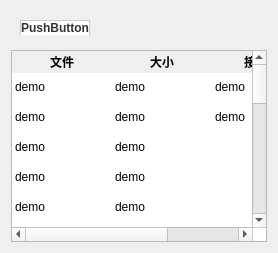
                        <widget class="QFrame" name="verticalFrame_21">
                         <property name="minimumSize">
                          <size>
                           <width>0</width>
                           <height>0</height>
                          </size>
                         </property>
                         <layout class="QVBoxLayout" name="verticalLayout_35">
                          <item>
                           <widget class="QFrame" name="horizontalFrame_4">
                            <property name="minimumSize">
                             <size>
                              <width>0</width>
                              <height>28</height>
                             </size>
                            </property>
                            <layout class="QHBoxLayout" name="horizontalLayout_9" stretch="1,9">
                             <item>
                              <widget class="QPushButton" name="pushButton">
                               <property name="styleSheet">
                                <string notr="true">QPushButton {
    background-color: white;
    border: 1px solid #cccccc;
    border-bottom: none;
    font-weight: bold;
    padding: 0.4em 1.2em;  /* 相对单位 */
    color: #333333;
    border-top-left-radius: 0.3em;
    border-top-right-radius: 0.3em;
}</string>
                               </property>
                               <property name="text">
                                <string>PushButton</string>
                               </property>
                              </widget>
                             </item>
                             <item>
                              <widget class="QLabel" name="label_2">
                               <property name="text">
                                <string/>
                               </property>
                              </widget>
                             </item>
                            </layout>
                           </widget>
                          </item>
                          <item>
                           <widget class="HoverableTable" name="tableWidget_5">
                            <property name="styleSheet">
                             <string notr="true">/* 使用系统颜色和相对单位 */
QTableWidget {
    background-color: palette(base);
    gridline-color: palette(mid);
    border: 1px solid palette(mid);
    alternate-background-color: palette(alternate-base);
    font: inherit; /* 继承系统字体设置 */
	gridline-color: transparent;
	show-decoration-selected: 1;
}

/* 表头样式 - 使用系统调色板 */
QHeaderView::section {
    background-color: palette(button);
    border-left: none;
    padding: 0.2em; /* 使用相对单位 em */
    font-weight: bold;
    color: palette(text);
    min-height: 1.5em; /* 相对高度 */
	border: none; /* 表头无边框 */
}

/* 表格内容项样式 */
QTableWidget::item {
    padding: 0.1em 0.3em; /* 上下/左右内边距 */
}

/* 选中项样式 */
QTableWidget::item:selected {
    background-color: palette(highlight);
    color: palette(highlighted-text);
}

/* 角部按钮 */
QTableCornerButton::section {
    background-color: palette(button);
    border: 1px solid palette(mid);
    border-top: none;
    border-left: none;
}
</string>
                            </property>
                            <attribute name="verticalHeaderVisible">
                             <bool>false</bool>
                            </attribute>
                            <row>
                             <property name="text">
                              <string>新建行</string>
                             </property>
                            </row>
                            <row>
                             <property name="text">
                              <string>新建行</string>
                             </property>
                            </row>
                            <row>
                             <property name="text">
                              <string>新建行</string>
                             </property>
                            </row>
                            <row>
                             <property name="text">
                              <string>新建行</string>
                             </property>
                            </row>
                            <row>
                             <property name="text">
                              <string>新建行</string>
                             </property>
                            </row>
                            <row>
                             <property name="text">
                              <string>新建行</string>
                             </property>
                            </row>
                            <row>
                             <property name="text">
                              <string>新建行</string>
                             </property>
                            </row>
                            <row>
                             <property name="text">
                              <string>新建行</string>
                             </property>
                            </row>
                            <row>
                             <property name="text">
                              <string>新建行</string>
                             </property>
                            </row>
                            <row>
                             <property name="text">
                              <string>新建行</string>
                             </property>
                            </row>
                            <row>
                             <property name="text">
                              <string>新建行</string>
                             </property>
                            </row>
                            <row>
                             <property name="text">
                              <string>新建行</string>
                             </property>
                            </row>
                            <row>
                             <property name="text">
                              <string>新建行</string>
                             </property>
                            </row>
                            <row>
                             <property name="text">
                              <string>新建行</string>
                             </property>
                            </row>
                            <row>
                             <property name="text">
                              <string>新建行</string>
                             </property>
                            </row>
                            <row>
                             <property name="text">
                              <string>新建行</string>
                             </property>
                            </row>
                            <row>
                             <property name="text">
                              <string>新建行</string>
                             </property>
                            </row>
                            <row>
                             <property name="text">
                              <string>新建行</string>
                             </property>
                            </row>
                            <row>
                             <property name="text">
                              <string>新建行</string>
                             </property>
                            </row>
                            <column>
                             <property name="text">
                              <string>文件</string>
                             </property>
                            </column>
                            <column>
                             <property name="text">
                              <string>大小</string>
                             </property>
                            </column>
                            <column>
                             <property name="text">
                              <string>接收中</string>
                             </property>
                            </column>
                            <item row="0" column="0">
                             <property name="text">
                              <string>demo</string>
                             </property>
                            </item>
                            <item row="0" column="1">
                             <property name="text">
                              <string>demo</string>
                             </property>
                            </item>
                            <item row="0" column="2">
                             <property name="text">
                              <string>demo</string>
                             </property>
                            </item>
                            <item row="1" column="0">
                             <property name="text">
                              <string>demo</string>
                             </property>
                            </item>
                            <item row="1" column="1">
                             <property name="text">
                              <string>demo</string>
                             </property>
                            </item>
                            <item row="1" column="2">
                             <property name="text">
                              <string>demo</string>
                             </property>
                            </item>
                            <item row="2" column="0">
                             <property name="text">
                              <string>demo</string>
                             </property>
                            </item>
                            <item row="2" column="1">
                             <property name="text">
                              <string>demo</string>
                             </property>
                            </item>
                            <item row="3" column="0">
                             <property name="text">
                              <string>demo</string>
                             </property>
                            </item>
                            <item row="3" column="1">
                             <property name="text">
                              <string>demo</string>
                             </property>
                            </item>
                            <item row="4" column="0">
                             <property name="text">
                              <string>demo</string>
                             </property>
                            </item>
                            <item row="4" column="1">
                             <property name="text">
                              <string>demo</string>
                             </property>
                            </item>
                            <item row="5" column="0">
                             <property name="text">
                              <string>demo</string>
                             </property>
                            </item>
                            <item row="5" column="1">
                             <property name="text">
                              <string>demo</string>
                             </property>
                            </item>
                           </widget>
                          </item>
                         </layout>
                        </widget>
